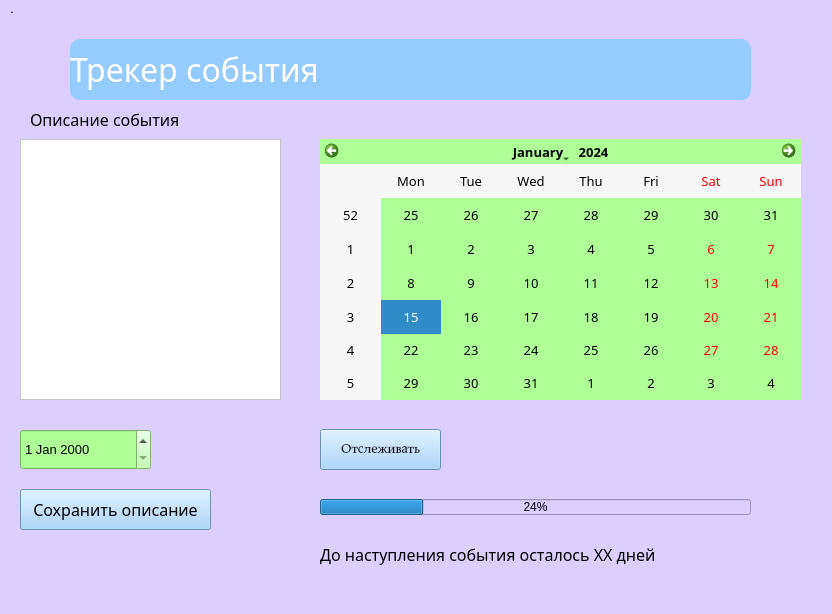
<?xml version="1.0" encoding="UTF-8"?>
<ui version="4.0">
 <class>MainWindow</class>
 <widget class="QMainWindow" name="MainWindow">
  <property name="geometry">
   <rect>
    <x>0</x>
    <y>0</y>
    <width>832</width>
    <height>614</height>
   </rect>
  </property>
  <property name="windowTitle">
   <string>Приложение на PyQt5</string>
  </property>
  <property name="styleSheet">
   <string notr="true">background-color: rgb(220, 206, 255);</string>
  </property>
  <widget class="QWidget" name="centralwidget">
   <widget class="QLabel" name="label">
    <property name="geometry">
     <rect>
      <x>70</x>
      <y>20</y>
      <width>681</width>
      <height>61</height>
     </rect>
    </property>
    <property name="font">
     <font>
      <family>Sitka Small</family>
      <pointsize>24</pointsize>
      <weight>50</weight>
      <bold>false</bold>
     </font>
    </property>
    <property name="styleSheet">
     <string notr="true">QLabel{
background-color: rgb(148, 204, 255);
  border-radius: 10px;
  min-height: 20px;
  min-width: 20px;
}</string>
    </property>
    <property name="text">
     <string>&lt;html&gt;&lt;head/&gt;&lt;body&gt;&lt;p&gt;&lt;span style=&quot; color:#ffffff;&quot;&gt;Трекер события&lt;/span&gt;&lt;/p&gt;&lt;/body&gt;&lt;/html&gt;</string>
    </property>
    <property name="scaledContents">
     <bool>false</bool>
    </property>
   </widget>
   <widget class="QCalendarWidget" name="calendarWidget">
    <property name="geometry">
     <rect>
      <x>320</x>
      <y>120</y>
      <width>481</width>
      <height>261</height>
     </rect>
    </property>
    <property name="font">
     <font>
      <family>Sitka Small</family>
      <pointsize>10</pointsize>
      <weight>50</weight>
      <bold>false</bold>
     </font>
    </property>
    <property name="mouseTracking">
     <bool>false</bool>
    </property>
    <property name="styleSheet">
     <string notr="true">color: rgb(0, 0, 0);
background-color: rgb(175, 255, 151);</string>
    </property>
   </widget>
   <widget class="QProgressBar" name="progressBar">
    <property name="geometry">
     <rect>
      <x>320</x>
      <y>480</y>
      <width>431</width>
      <height>16</height>
     </rect>
    </property>
    <property name="value">
     <number>24</number>
    </property>
   </widget>
   <widget class="QPlainTextEdit" name="plainTextEdit">
    <property name="geometry">
     <rect>
      <x>20</x>
      <y>120</y>
      <width>261</width>
      <height>261</height>
     </rect>
    </property>
    <property name="styleSheet">
     <string notr="true">background-color: rgb(255, 255, 255);</string>
    </property>
   </widget>
   <widget class="QLabel" name="label_2">
    <property name="geometry">
     <rect>
      <x>30</x>
      <y>90</y>
      <width>191</width>
      <height>21</height>
     </rect>
    </property>
    <property name="font">
     <font>
      <family>Sitka Text</family>
      <pointsize>12</pointsize>
     </font>
    </property>
    <property name="text">
     <string>Описание события</string>
    </property>
   </widget>
   <widget class="QPushButton" name="pushButton">
    <property name="geometry">
     <rect>
      <x>320</x>
      <y>410</y>
      <width>121</width>
      <height>41</height>
     </rect>
    </property>
    <property name="font">
     <font>
      <family>Palatino Linotype</family>
      <pointsize>10</pointsize>
     </font>
    </property>
    <property name="styleSheet">
     <string notr="true">background-color: rgb(148, 204, 255);</string>
    </property>
    <property name="text">
     <string>Отслеживать</string>
    </property>
   </widget>
   <widget class="QDateEdit" name="dateEdit">
    <property name="geometry">
     <rect>
      <x>20</x>
      <y>410</y>
      <width>131</width>
      <height>41</height>
     </rect>
    </property>
    <property name="font">
     <font>
      <pointsize>10</pointsize>
     </font>
    </property>
    <property name="styleSheet">
     <string notr="true">background-color: rgb(175, 255, 151);</string>
    </property>
   </widget>
   <widget class="QLabel" name="label_3">
    <property name="geometry">
     <rect>
      <x>320</x>
      <y>520</y>
      <width>451</width>
      <height>31</height>
     </rect>
    </property>
    <property name="font">
     <font>
      <family>Sitka</family>
      <pointsize>12</pointsize>
     </font>
    </property>
    <property name="text">
     <string>До наступления события осталось ХХ дней</string>
    </property>
   </widget>
   <widget class="QPushButton" name="pushButton_2">
    <property name="geometry">
     <rect>
      <x>20</x>
      <y>470</y>
      <width>191</width>
      <height>41</height>
     </rect>
    </property>
    <property name="font">
     <font>
      <family>Sitka Heading</family>
      <pointsize>12</pointsize>
     </font>
    </property>
    <property name="styleSheet">
     <string notr="true">background-color: rgb(148, 204, 255);
border-color: rgb(49, 121, 255);</string>
    </property>
    <property name="text">
     <string>Сохранить описание</string>
    </property>
   </widget>
  </widget>
  <widget class="QMenuBar" name="menubar">
   <property name="geometry">
    <rect>
     <x>0</x>
     <y>0</y>
     <width>832</width>
     <height>26</height>
    </rect>
   </property>
   <widget class="QMenu" name="menu">
    <property name="title">
     <string>.</string>
    </property>
    <addaction name="action"/>
   </widget>
   <addaction name="menu"/>
  </widget>
  <widget class="QStatusBar" name="statusbar"/>
  <action name="action">
   <property name="text">
    <string> .</string>
   </property>
  </action>
 </widget>
 <resources/>
 <connections/>
</ui>
